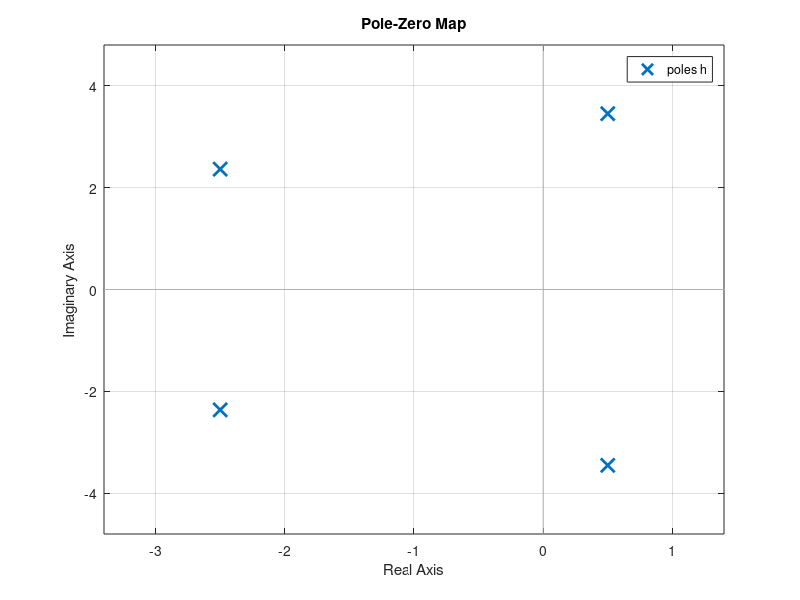
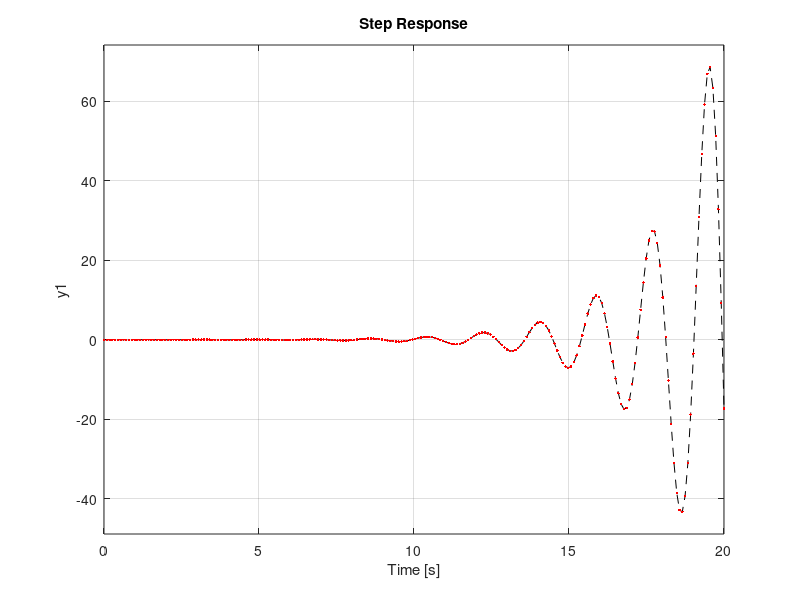
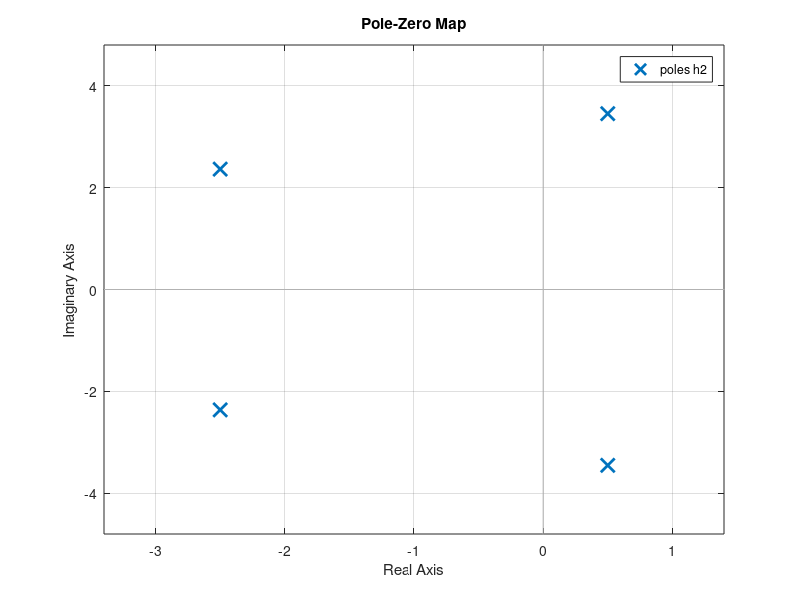
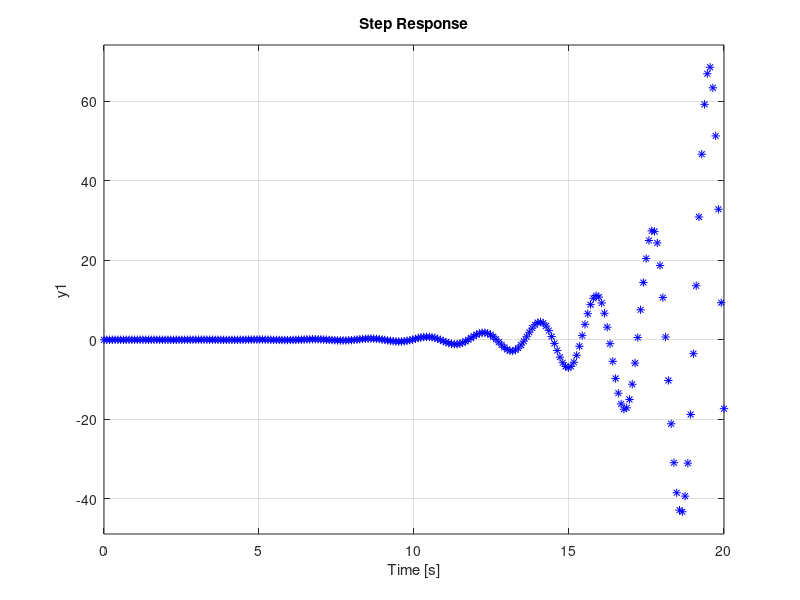

Source code (MATLAB) for these figures, in order:
clc
clear
close all

h=tf(1,[1 4 19 49 144]);


figure
pzmap(h)

A=[0 1 0 0;
   0 0 1 0;
   0 0 0 1;
   -144 -49 -19 -4];
B=[0 0 0 1]';
C=[1 0 0 0];
D=0;
h2=ss(A,B,C,D);
figure
step(h,'--k')
hold on
step(h2,'.r')

figure
pzmap(h2)

eig(A);


[As Bs Cs Ds]=tf2ss(1,[1 4 19 49 144]);

h3=ss(As,Bs,Cs,Ds);
figure
step(h,'--k')
hold on
step(h2,'.r')
step(h3,'*b')

[num den]=ss2tf(A,B,C,D);
h4=tf(num,den)

[num2 den2]=ss2tf(As,Bs,Cs,Ds);
h5=tf(num2,den2)
